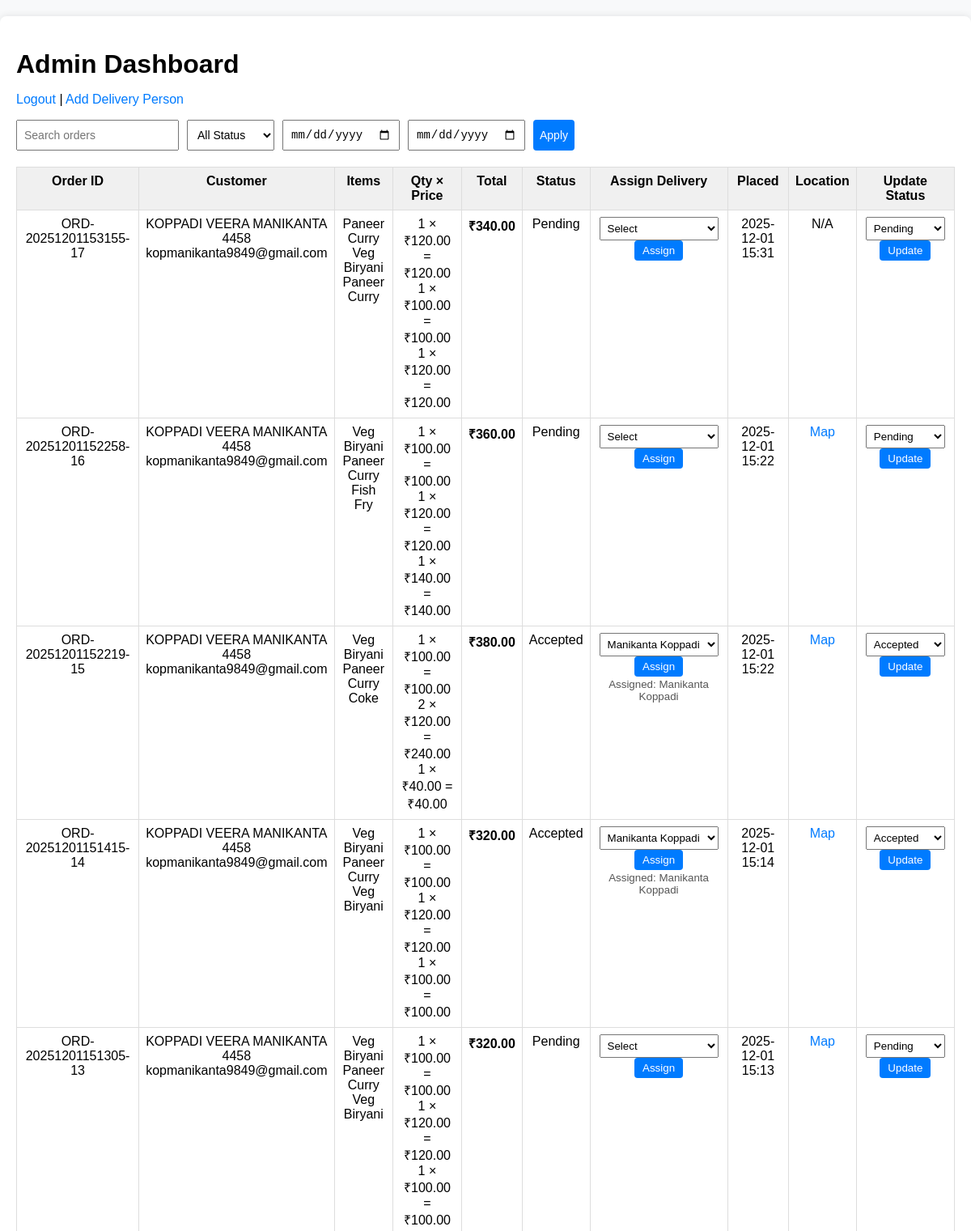
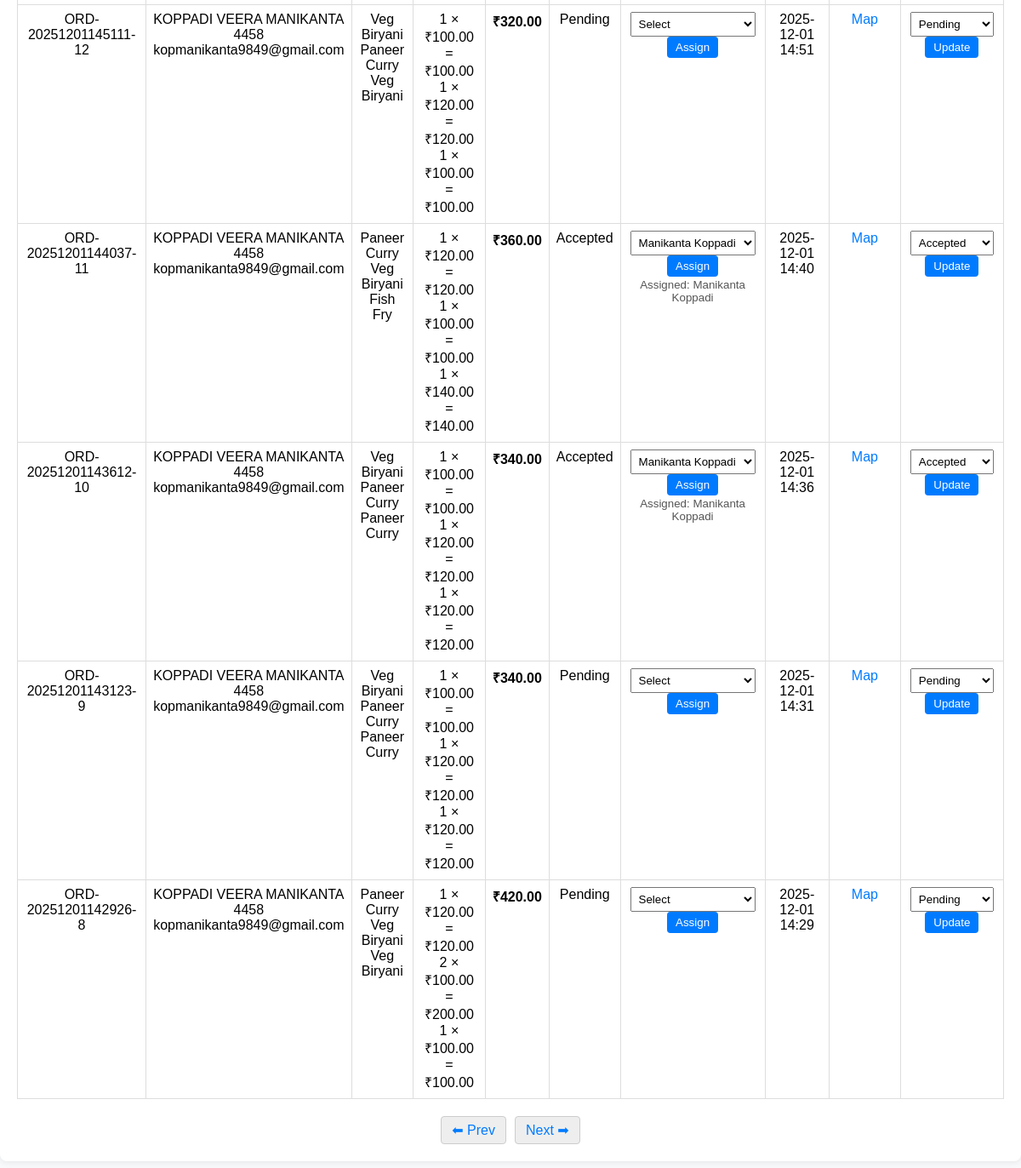
The page /admin/dashboard?page=3&query=&status=&start_date=&end_date= (signed in) on the database its author committed (2 pictures, top to bottom).
### app.py (models this page shows, shortened)
class Order(db.Model):
    __tablename__ = "order"
    id = db.Column(db.Integer, primary_key=True)
    order_id = db.Column(db.String(64), unique=True, index=True)
    customer_name = db.Column(db.String(200))
    email = db.Column(db.String(200))
    phone = db.Column(db.String(40))
    address = db.Column(db.String(400))
    status = db.Column(db.String(50), default="Pending")
    latitude = db.Column(db.Float, nullable=True)
    longitude = db.Column(db.Float, nullable=True)
    map_link = db.Column(db.String(500), nullable=True)
    created_at = db.Column(db.DateTime, default=datetime.utcnow)
    otp = db.Column(db.String(6), nullable=True)
    delivery_person_id = db.Column(db.Integer, db.ForeignKey("delivery_person.id"), nullable=True)
    items = db.relationship("OrderItem", backref="order", lazy=True)
    def total_price(self):
        return sum(float(i.price) * int(i.quantity) for i in self.items)

class OrderItem(db.Model):
    __tablename__ = "order_item"
    id = db.Column(db.Integer, primary_key=True)
    order_id = db.Column(db.Integer, db.ForeignKey("order.id"))
    item_name = db.Column(db.String(200))
    quantity = db.Column(db.Integer, default=1)
    price = db.Column(db.Float, default=0.0)

class DeliveryPerson(db.Model):
    __tablename__ = "delivery_person"
    id = db.Column(db.Integer, primary_key=True)
    name = db.Column(db.String(200), nullable=False)
    phone = db.Column(db.String(20), unique=True, nullable=False)
    username = db.Column(db.String(100), unique=True)
    password_hash = db.Column(db.String(255))
    orders = db.relationship("Order", backref="delivery_person", lazy=True)

### app.py (the view, shortened to what this page needs)
@app.route("/admin/dashboard")
def admin_dashboard():
    if not session.get("admin_logged_in"):
        return redirect(url_for("admin_login"))
    query = request.args.get("query", "")
    status_filter = request.args.get("status", "")
    start_date = request.args.get("start_date", "")
    end_date = request.args.get("end_date", "")
    page = request.args.get("page", 1, type=int)
    q = Order.query
    if status_filter:
        q = q.filter(Order.status == status_filter)
    if start_date:
        q = q.filter(Order.created_at >= start_date)
    if end_date:
        q = q.filter(Order.created_at <= end_date)
    q = q.order_by(Order.created_at.desc())
    pagination = q.paginate(page=page, per_page=10)
    orders = pagination.items
    delivery_persons = DeliveryPerson.query.order_by(DeliveryPerson.name).all()
    return render_template(
        "admin_dashboard.html",
        orders=orders,
        delivery_persons=delivery_persons,
        pagination=pagination,
        query=query,
        status_filter=status_filter,
        start_date=start_date,
        end_date=end_date
    )

### templates/admin_dashboard.html (shortened to what this page needs)
<!doctype html>
<html>
<head>
</head>
<body>
<div class="container">
  <h1>Admin Dashboard</h1>
  <p>
    <a href="{{ url_for('admin_logout') }}">Logout</a> |
    <a href="{{ url_for('add_delivery_person') }}">Add Delivery Person</a>
  </p>
  <form method="GET" action="" class="filters">
    <input type="text" name="query" placeholder="Search orders" value="{{ query }}">
    <select name="status">
      <option value="">All Status</option>
    </select>
    <input type="date" name="start_date" value="{{ start_date }}">
    <input type="date" name="end_date" value="{{ end_date }}">
    <button type="submit">Apply</button>
  </form>
  {% if orders %}
    <table>
      <thead>
        <tr>
          <th>Order ID</th>
          <th>Customer</th>
          <th>Items</th>
          <th>Qty × Price</th>
          <th>Total</th>
          <th>Status</th>
          <th>Assign Delivery</th>
          <th>Placed</th>
          <th>Location</th>
          <th>Update Status</th>
        </tr>
      </thead>
      <tbody>
        {% for o in orders %}
        <tr>
          <td>{{ o.order_id }}</td>
          <td>
            {{ o.customer_name }}<br>
            {{ o.phone }}<br>
            {{ o.email }}
          </td>
          <td>
            <ul>
              {% for item in o.items %}
                <li>{{ item.item_name }}</li>
              {% endfor %}
            </ul>
          </td>
          <td>
            <ul>
              {% for item in o.items %}
                {% set subtotal = item.quantity|int * item.price|float %}
                <li>{{ item.quantity }} × ₹{{ "%.2f"|format(item.price) }} = ₹{{ "%.2f"|format(subtotal) }}</li>
              {% endfor %}
            </ul>
          </td>
          <td><strong>₹{{ "%.2f"|format(o.total_price()) }}</strong></td>
          <td>{{ o.status }}</td>
          <td>
            <form method="POST" action="{{ url_for('assign_delivery', order_id=o.id) }}">
              <select name="delivery_person_id" required>
                <option value="">Select</option>
                {% for d in delivery_persons %}
                  <option value="{{ d.id }}" {% if o.delivery_person_id == d.id %}selected{% endif %}>{{ d.name }}</option>
                {% endfor %}
              </select>
              <button type="submit">Assign</button>
            </form>
            {% if o.delivery_person %}
              <small>Assigned: {{ o.delivery_person.name }}</small>
            {% endif %}
          </td>
          <td>{{ o.created_at.strftime('%Y-%m-%d %H:%M') }}</td>
          <td>
            {% if o.latitude and o.longitude %}
              <a href="https://www.google.com/maps?q={{ o.latitude }},{{ o.longitude }}" target="_blank">Map</a>
            {% else %}
              N/A
            {% endif %}
          </td>
          <td>
            <form method="POST" action="{{ url_for('update_status', order_id=o.id) }}">
              <select name="status">
                {% for s in ['Pending','Accepted','Processing','ontheway','Completed','Cancelled'] %}
                  <option value="{{ s }}" {% if o.status == s %}selected{% endif %}>{{ s }}</option>
                {% endfor %}
              </select>
              <button type="submit">Update</button>
            </form>
          </td>
        </tr>
        {% endfor %}
      </tbody>
    </table>
    <div class="pagination">
      {% if pagination.has_prev %}
        <a href="?page={{ pagination.prev_num }}&query={{ query }}&status={{ status_filter }}&start_date={{ start_date }}&end_date={{ end_date }}">⬅ Prev</a>
      {% endif %}
      {% if pagination.has_next %}
        <a href="?page={{ pagination.next_num }}&query={{ query }}&status={{ status_filter }}&start_date={{ start_date }}&end_date={{ end_date }}">Next ➡</a>
      {% endif %}
    </div>
  {% else %}
    <p>No orders found.</p>
  {% endif %}
</div>
</body>
</html>

### templates/admin_dashboard.html (style rules this page uses)
body { font-family: Arial, sans-serif; background: #f8f9fa; margin: 0; padding: 0; }
.container { max-width: 1300px; margin: 20px auto; padding: 20px; background: #fff; border-radius: 8px; box-shadow: 0 0 10px rgba(0,0,0,0.1); }
h1 { margin-bottom: 10px; }
a { text-decoration: none; color: #007bff; }
.filters { display: flex; gap: 10px; margin-bottom: 20px; flex-wrap: wrap; }
.filters input, .filters select, .filters button { padding: 8px; font-size: 14px; }
table { width: 100%; border-collapse: collapse; margin-top: 10px; }
th, td { border: 1px solid #ddd; padding: 8px; vertical-align: top; text-align: center; }
th { background: #f0f0f0; }
ul { list-style: none; padding: 0; margin: 0; }
.pagination { margin-top: 20px; display: flex; justify-content: center; gap: 10px; }
.pagination a { padding: 6px 12px; background: #eee; border: 1px solid #ccc; text-decoration: none; border-radius: 4px; }
button { padding: 5px 10px; cursor: pointer; border-radius: 4px; border: none; background: #007bff; color: #fff; }
select { padding: 5px; }
form { margin: 0; }
small { color: #555; display: block; margin-top: 2px; }

### rows shown on the page
Order: order_id "ORD-20251201153155-17", customer_name "KOPPADI VEERA MANIKANTA", phone "4458", email "kopmanikanta9849@gmail.com", status "Pending", created_at "2025-12-01 15:31", shows "N/A"
OrderItem: item_name "Paneer Curry", quantity "1", price "120.00", total_price "340.00"
OrderItem: item_name "Veg Biryani", quantity "1", price "100.00"
OrderItem: item_name "Paneer Curry", quantity "1", price "120.00"
Order: order_id "ORD-20251201152258-16", customer_name "KOPPADI VEERA MANIKANTA", phone "4458", email "kopmanikanta9849@gmail.com", status "Pending", created_at "2025-12-01 15:22"
OrderItem: item_name "Veg Biryani", quantity "1", price "100.00", total_price "360.00"
OrderItem: item_name "Paneer Curry", quantity "1", price "120.00"
OrderItem: item_name "Fish Fry", quantity "1", price "140.00"
Order: order_id "ORD-20251201152219-15", customer_name "KOPPADI VEERA MANIKANTA", phone "4458", email "kopmanikanta9849@gmail.com", status "Accepted", delivery_person_id "Manikanta Koppadi", delivery_person.name "Manikanta Koppadi", created_at "2025-12-01 15:22"
OrderItem: item_name "Veg Biryani", quantity "1", price "100.00", total_price "380.00"
OrderItem: item_name "Paneer Curry", quantity "2", price "120.00", subtotal "240.00"
OrderItem: item_name "Coke", quantity "1", price "40.00"
Order: order_id "ORD-20251201151415-14", customer_name "KOPPADI VEERA MANIKANTA", phone "4458", email "kopmanikanta9849@gmail.com", status "Accepted", delivery_person_id "Manikanta Koppadi", delivery_person.name "Manikanta Koppadi", created_at "2025-12-01 15:14"
OrderItem: item_name "Veg Biryani", quantity "1", price "100.00", total_price "320.00"
OrderItem: item_name "Paneer Curry", quantity "1", price "120.00"
OrderItem: item_name "Veg Biryani", quantity "1", price "100.00"
Order: order_id "ORD-20251201151305-13", customer_name "KOPPADI VEERA MANIKANTA", phone "4458", email "kopmanikanta9849@gmail.com", status "Pending", created_at "2025-12-01 15:13"
OrderItem: item_name "Veg Biryani", quantity "1", price "100.00", total_price "320.00"
OrderItem: item_name "Paneer Curry", quantity "1", price "120.00"
OrderItem: item_name "Veg Biryani", quantity "1", price "100.00"
Order: order_id "ORD-20251201145111-12", customer_name "KOPPADI VEERA MANIKANTA", phone "4458", email "kopmanikanta9849@gmail.com", status "Pending", created_at "2025-12-01 14:51"
OrderItem: item_name "Veg Biryani", quantity "1", price "100.00", total_price "320.00"
OrderItem: item_name "Paneer Curry", quantity "1", price "120.00"
OrderItem: item_name "Veg Biryani", quantity "1", price "100.00"
Order: order_id "ORD-20251201144037-11", customer_name "KOPPADI VEERA MANIKANTA", phone "4458", email "kopmanikanta9849@gmail.com", status "Accepted", delivery_person_id "Manikanta Koppadi", delivery_person.name "Manikanta Koppadi", created_at "2025-12-01 14:40"
OrderItem: item_name "Paneer Curry", quantity "1", price "120.00", total_price "360.00"
OrderItem: item_name "Veg Biryani", quantity "1", price "100.00"
OrderItem: item_name "Fish Fry", quantity "1", price "140.00"
Order: order_id "ORD-20251201143612-10", customer_name "KOPPADI VEERA MANIKANTA", phone "4458", email "kopmanikanta9849@gmail.com", status "Accepted", delivery_person_id "Manikanta Koppadi", delivery_person.name "Manikanta Koppadi", created_at "2025-12-01 14:36"
OrderItem: item_name "Veg Biryani", quantity "1", price "100.00", total_price "340.00"
OrderItem: item_name "Paneer Curry", quantity "1", price "120.00"
OrderItem: item_name "Paneer Curry", quantity "1", price "120.00"
Order: order_id "ORD-20251201143123-9", customer_name "KOPPADI VEERA MANIKANTA", phone "4458", email "kopmanikanta9849@gmail.com", status "Pending", created_at "2025-12-01 14:31"
OrderItem: item_name "Veg Biryani", quantity "1", price "100.00", total_price "340.00"
OrderItem: item_name "Paneer Curry", quantity "1", price "120.00"
OrderItem: item_name "Paneer Curry", quantity "1", price "120.00"
Order: order_id "ORD-20251201142926-8", customer_name "KOPPADI VEERA MANIKANTA", phone "4458", email "kopmanikanta9849@gmail.com", status "Pending", created_at "2025-12-01 14:29"
OrderItem: item_name "Paneer Curry", quantity "1", price "120.00", total_price "420.00"
OrderItem: item_name "Veg Biryani", quantity "2", price "100.00", subtotal "200.00"
OrderItem: item_name "Veg Biryani", quantity "1", price "100.00"
